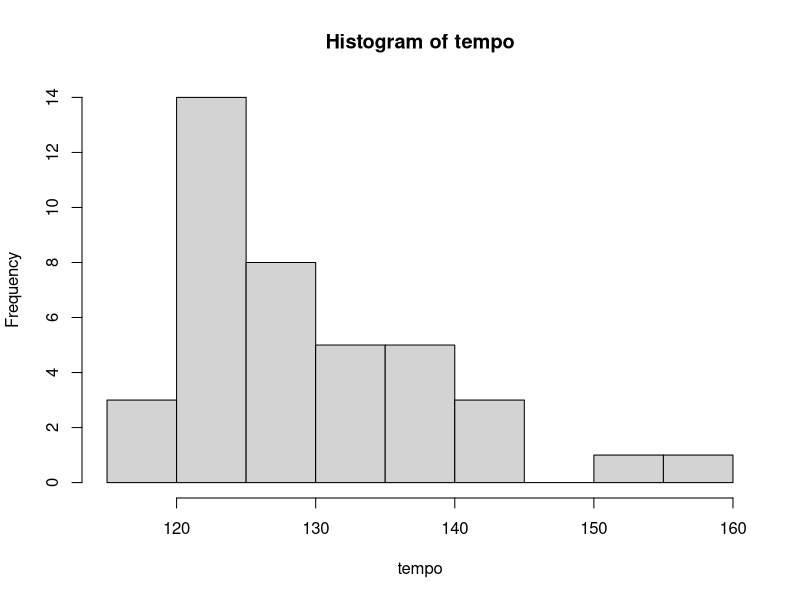
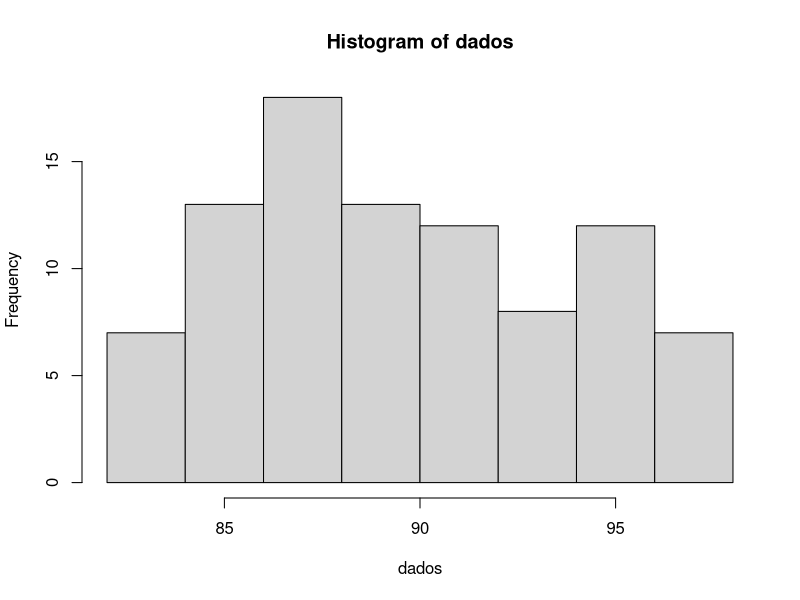
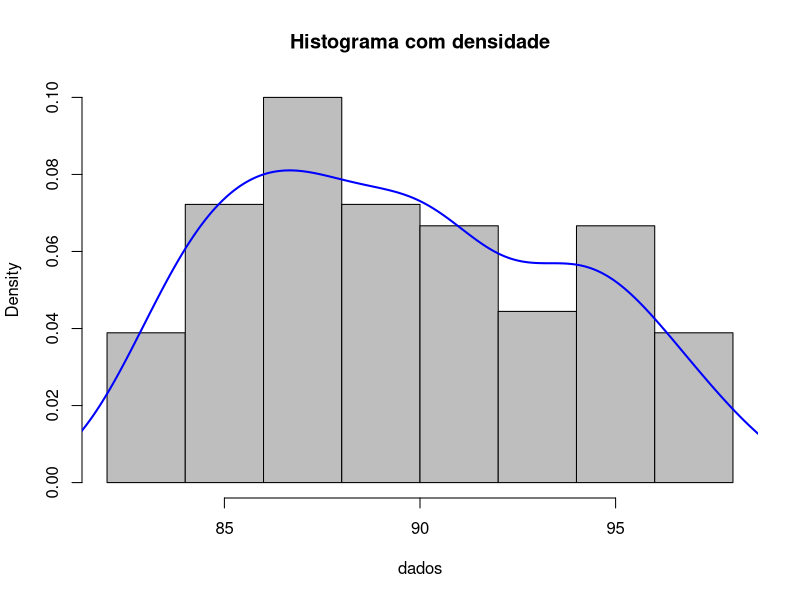

Here is the R script that generated these plots, in order:
## ---- chunk 1
diametro <- c(50.001, 50.002, 49.998, 50.006, 50.005, 49.996, 50.003, 50.004)
## ---- chunk 2
mean(diametro)
## ---- chunk 3
sd(diametro)
## ---- chunk 4
tempo <- c(127, 125, 131, 124, 129, 121, 142, 151, 160, 125,
           124, 123, 120, 119, 128, 133, 137, 124, 142, 123,
           121, 136, 140, 137, 125, 124, 128, 129, 130, 122,
           118, 131, 125, 133, 141, 125, 140, 132, 129, 126)
## ---- chunk 5
mean(tempo)
sd(tempo)
## ---- chunk 6
hist(tempo)
## ---- chunk 7
quantile(tempo,c(0.25,0.50,0.75))
## ---- chunk 8
dados <- c(94.1, 87.3, 94.1, 92.4, 84.6, 85.4, 93.2, 84.1, 92.1, 90.6,
           83.6, 86.6, 90.6, 90.1, 96.4, 89.1, 85.4, 91.7, 91.4, 95.2,
           88.2, 88.8, 89.7, 87.5, 88.2, 86.1, 86.4, 86.4, 87.6, 84.2,
           86.1, 94.3, 85.0, 85.1, 85.1, 85.1, 95.1, 93.2, 84.9, 84.0,
           89.6, 90.5, 90.0, 86.7, 87.3, 93.7, 90.0, 95.6, 92.4, 83.0,
           89.6, 87.7, 90.1, 88.3, 87.3, 95.3, 90.3, 90.6, 94.3, 84.1,
           86.6, 94.1, 93.1, 89.4, 97.3, 83.7, 91.2, 97.8, 94.6, 88.6,
           96.8, 82.9, 86.1, 93.1, 96.3, 84.1, 94.4, 87.3, 90.4, 86.4,
           94.7, 82.6, 96.1, 86.4, 89.1, 87.6, 91.1, 83.1, 98.0, 84.5)

hist(dados)
## ---- chunk 9
hist(dados, probability = TRUE, col = "gray", border = "black", main = "Histograma com densidade")
lines(density(dados), col = "blue", lwd = 2)  # Adiciona a curva de densidade estimada
